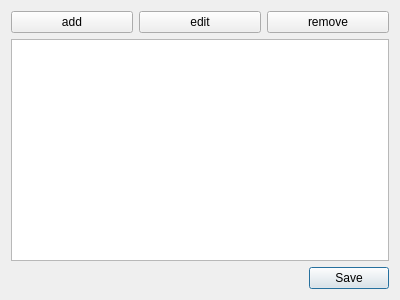
<?xml version="1.0" encoding="UTF-8"?>
<ui version="4.0">
 <class>WLPamListWidget</class>
 <widget class="QDialog" name="WLPamListWidget">
  <property name="windowModality">
   <enum>Qt::WindowModal</enum>
  </property>
  <property name="geometry">
   <rect>
    <x>0</x>
    <y>0</y>
    <width>400</width>
    <height>300</height>
   </rect>
  </property>
  <property name="windowTitle">
   <string>motion parameters</string>
  </property>
  <layout class="QGridLayout" name="gridLayout">
   <item row="2" column="0" colspan="3">
    <widget class="QDialogButtonBox" name="buttonBox">
     <property name="orientation">
      <enum>Qt::Horizontal</enum>
     </property>
     <property name="standardButtons">
      <set>QDialogButtonBox::Save</set>
     </property>
    </widget>
   </item>
   <item row="1" column="0" colspan="3">
    <widget class="QTableWidget" name="tableWidget">
     <attribute name="horizontalHeaderStretchLastSection">
      <bool>true</bool>
     </attribute>
    </widget>
   </item>
   <item row="0" column="2">
    <widget class="QPushButton" name="pbRem">
     <property name="text">
      <string>remove</string>
     </property>
    </widget>
   </item>
   <item row="0" column="0">
    <widget class="QPushButton" name="pbAdd">
     <property name="text">
      <string>add</string>
     </property>
    </widget>
   </item>
   <item row="0" column="1">
    <widget class="QPushButton" name="pbEdit">
     <property name="text">
      <string>edit</string>
     </property>
    </widget>
   </item>
  </layout>
 </widget>
 <resources/>
 <connections>
  <connection>
   <sender>buttonBox</sender>
   <signal>accepted()</signal>
   <receiver>WLPamListWidget</receiver>
   <slot>accept()</slot>
   <hints>
    <hint type="sourcelabel">
     <x>248</x>
     <y>254</y>
    </hint>
    <hint type="destinationlabel">
     <x>157</x>
     <y>274</y>
    </hint>
   </hints>
  </connection>
  <connection>
   <sender>buttonBox</sender>
   <signal>rejected()</signal>
   <receiver>WLPamListWidget</receiver>
   <slot>reject()</slot>
   <hints>
    <hint type="sourcelabel">
     <x>316</x>
     <y>260</y>
    </hint>
    <hint type="destinationlabel">
     <x>286</x>
     <y>274</y>
    </hint>
   </hints>
  </connection>
 </connections>
</ui>
